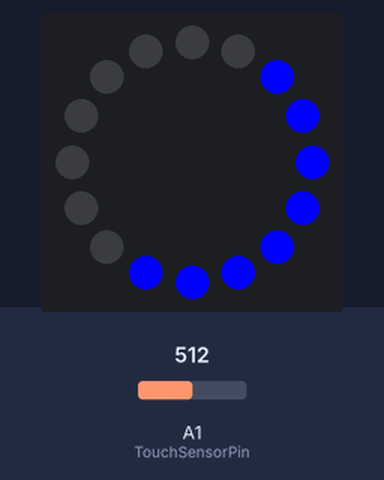
A sketch run on a simulated Arduino Uno, built with avr-gcc and run on an emulated ATmega328P. On the bench: 16 RGB LEDs in a ring, first at the top, clockwise. The inputs (shaded band) are chosen by the test bench; at power-on: A1 (TouchSensorPin) = 512.

Above: at 1.2 s.
1.3 s: A1 (TouchSensorPin) set to 107
3.3 s: A1 (TouchSensorPin) set to 88
At 3.77 s:
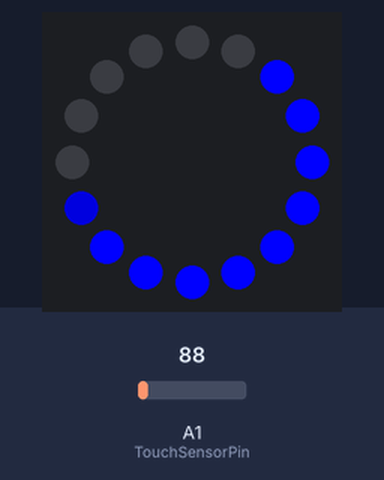
At 4.39 s:
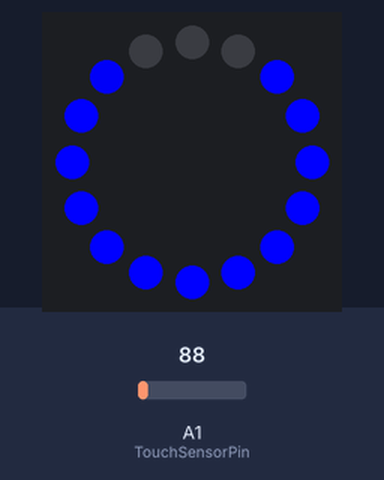

The sketch:

hugstr.ino
```cpp
#include <Adafruit_NeoPixel.h>

//==========================================
//             Configuration

// Cooldown and charging (in seconds)
const float startPower = 0.5;
const float cooldownTime = 10*60;
const float chargeTime = 3;

// Warning blink
const float warnLevel = 0.125;
const unsigned long warnBlinkSpeed = 400;

// Low blink
const unsigned long lowBlinkSpeed = 3000;

// NeoPixel ring ing
const unsigned int ringPin = 0;
const unsigned int ringSize = 16;
const unsigned int ringStartOffset = 2;

// Touch sensor
const unsigned int TouchSensorPin = 1;
const unsigned int TouchSensitivity = 100;  // Higher number -> more sensitive

//==========================================


Adafruit_NeoPixel ring = Adafruit_NeoPixel(ringSize, ringPin, NEO_GRB + NEO_KHZ800);

const uint32_t RED = Adafruit_NeoPixel::Color(255, 0, 0);
const uint32_t GREEN = Adafruit_NeoPixel::Color(0, 255, 0);
const uint32_t BLUE = Adafruit_NeoPixel::Color(0, 0, 255);
const float maxPower = 1000;


void setup() {
  pinMode(TouchSensorPin, INPUT_PULLUP);

  ring.begin();
  ring.show();
}

void loop() {
  static float power = startPower * maxPower;
  static unsigned long lastTick = 0;

  unsigned long tick = millis();
  unsigned long timePassed = tick - lastTick;

  if (timePassed > 10){
    if (analogRead(TouchSensorPin) < TouchSensitivity){
      power += timePassed / chargeTime;
    } else {
      power -= timePassed / cooldownTime;
    }
    power = constrain(power, 0, maxPower);

    if (power == maxPower){
      fullPowerAnimation(GREEN);
    } else if (power == 0){
      // Empty power
      ring.clear();
      ring.setPixelColor(LEDIndex(0), pulse(RED, tick, lowBlinkSpeed));
      ring.show();
    } else if (power < (warnLevel * maxPower)){
      setBar(power, maxPower, blink(BLUE, tick, warnBlinkSpeed));
    } else {
      setBar(power, maxPower, BLUE);
    }
    lastTick = tick;
  }
}


void setBar(unsigned long value, unsigned long maxValue, uint32_t color) {
  word steps = ring.numPixels() * 255;

  word stepper = (value * steps) / maxValue;
  for(byte i=0; i < ring.numPixels(); i++){
    ring.setPixelColor(LEDIndex(i), scaleColor(color, uint8_t(min(stepper, 255))));
    stepper = ( stepper>255 ? stepper - 255 : 0);
  }
  ring.show();
}


void fullPowerAnimation(uint32_t color) {
  for (byte repeat=0; repeat<50; repeat++) {
    for (byte offset=0; offset < 3; offset++) {
      ring.clear();
      for (byte i=0; i < ring.numPixels(); i=i+3) {
        ring.setPixelColor(i+offset, color);
      }
      ring.show();

      delay(50);
    }
  }
}


/* Calculate a color, which pulses over time.
 * period is the speed of the blink in milliseconds.
 * tick is the time now in milliseconds, usually taken from millis()
 */
unsigned long pulse(uint32_t color, unsigned long tick, unsigned long period){
    unsigned long value = tick % period;
    value = (value < (period / 2) ? value : period - value);
    return scaleColor(color, map(value, 0, (period / 2), 0, 255));
}


/* Calculate a color, which is blinking over time.
 * period is the speed of the blink in milliseconds.
 * tick is the time now in milliseconds, usually taken from millis()
 */
unsigned long blink(uint32_t color, unsigned long tick, unsigned long period){
    return ((tick % period) < (period / 2) ? color : 0);
}


/* Scale (dim) a color in brightness.
 * The brightness parameter must be between 0 (completely off) and 255 (full brightness)
 */
uint32_t scaleColor(uint32_t color, uint8_t brightness){
  uint8_t red = (uint8_t)(color >> 16);
  uint8_t green = (uint8_t)(color >> 8);
  uint8_t blue = (uint8_t)(color);
  return Adafruit_NeoPixel::Color((red * brightness) >> 8, (green * brightness) >> 8, (blue * brightness) >> 8);
}


/* Calculate new LED index by adding an offset. This allows you to decide which LED, should
 * be the first.
 */
byte LEDIndex(byte index){
  return (index + ringStartOffset) % ring.numPixels();
}
```
